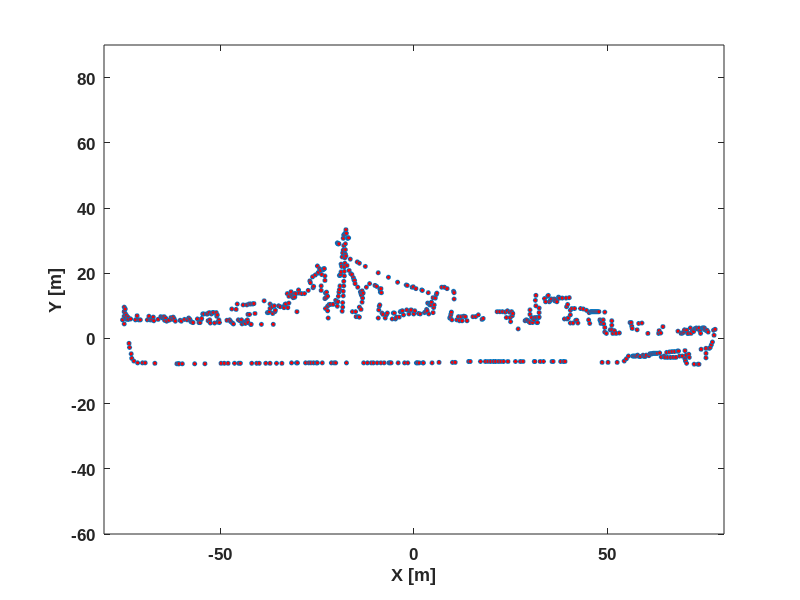

The MATLAB source for this figure: (Note: this script raises an error after producing the figure.)
%----------------------------------------------------------------
% This code can be used to generate Figure 6-21 thru23
%----------------------------------------------------------------
% This file requires the following files to be present in the same
% directory:
%
% CoutUssFletcher.mat 

clear all
close all
clc
 
%---Radar parameters------------------------------------------------
pulses = 128;             % # no of pulses          
burst = 128;              % # no of bursts 
c = 3.0e8;                % speed of EM wave [m/s]
f0 = 9e9;                 % Starting frequency of SFR radar system [Hz]
bw = 125e6;               % Frequency bandwidth [Hz]
T1 = (pulses-1)/bw;       % Pulse duration [s]
PRF = 35e3;               % Pulse repetition frequency [Hz]
T2 = 1/PRF;               % Pulse repetition interval [s]
 
%---target parameters------------------------------------------------
theta0 = 0;               % Initial angle of target's wrt target [degree]
w = 1.2;                  % Angular velocity [degree/s] 
Vr = 5.0;                 % radial velocity of EM wave [m/s]
ar = 0.04;                % radial accelation of EM wave [m/s^2]
R0 = 4e3;                 % target's initial distance from radar [m]
dr = c/(2*bw);            % range resolution [m]  
W = w*pi/180;             % Angular velocity [rad/s] 
 
%---load the coordinates of the scattering centers on the fighter------
load CoutUssFletcher 
 
%---Figure 6.21--------------------------------------------------------
n = 10; 
Xc =(xind(1:n:6142)-93.25)/1.2; 
Yc =-zind(1:n:6142)/1.2;
h = figure;
plot(Xc,-Yc,'o','MarkerSize',3,'MarkerFaceColor',[1 0 0]);
set(gca,'FontName', 'Arial', 'FontSize',12,'FontWeight', 'Bold'); 
axis([-80 80 -60 90])
xlabel('X [m]'); 
ylabel('Y [m]');
 
%---Scattering centers in cylindirical coordinates------------------------
[theta,r] = cart2pol(Xc,Yc);
Theta = theta+theta0*0.017455329; %add initial angle
 
i = 1:pulses*burst;
T = T1/2+2*R0/c+(i-1)*T2;%calculate time vector
Rvr = Vr*T+(0.5*ar)*(T.^2);%Range Displacement due to radial vel. & acc. 
Tetw = W*T;% Rotational Displacement due to angular vel. 
      
i = 1:pulses;
df = (i-1)*1/T1; % Frequency incrementation between pulses
k = (4*pi*(f0+df))/c; 
k_fac = ones(burst,1)*k; 
 
%------Calculate backscattered E-field-------------------------------------
        Es(burst,pulses)=0.0;
        for scat=1:1:length(Xc);     
            arg = (Tetw - theta(scat) );
            rngterm = R0 + Rvr - r(scat)*sin(arg);
            range = reshape(rngterm,pulses,burst);
            range = range.';
            phase = k_fac.* range;
            Ess = exp(j*phase);
            Es = Es+Ess;
        end
        Es = Es.';
 
% define noise 
noise=10*randn(burst,pulses);
   
E_signal = sum(sum(abs(Es.^2)));
E_noise = sum(sum(abs(noise.^2)));
SNR = E_signal/E_noise
SNR_db = 10*log10(SNR)
 
Es = Es+noise.';
        
%---Figure 6.22---------------------------------------------------
% Check out the range profiles
X = -dr*((pulses)/2-1):dr:dr*pulses/2;Y=X/2;
RP = fft((Es.'));
RP = fftshift(RP,1);
h = figure;
matplot2(X,1:burst,RP.',20);
colormap(1-gray); 
colorbar;
set(gca,'FontName', 'Arial', 'FontSize',12,'FontWeight', 'Bold'); 
xlabel('Range [m]'); 
ylabel('Burst index');
 
%Form ISAR Image (no compansation)
%---Figure 6.23---------------------------------------------------
ISAR = abs(fftshift(fft2((Es))));
h = figure;
matplot2(X,1:burst,ISAR(:,pulses:-1:1),25);
colormap(1-gray); 
colorbar;
set(gca,'FontName', 'Arial', 'FontSize',12,'FontWeight', 'Bold'); 
xlabel('Range [m]'); 
ylabel('Doppler index');
